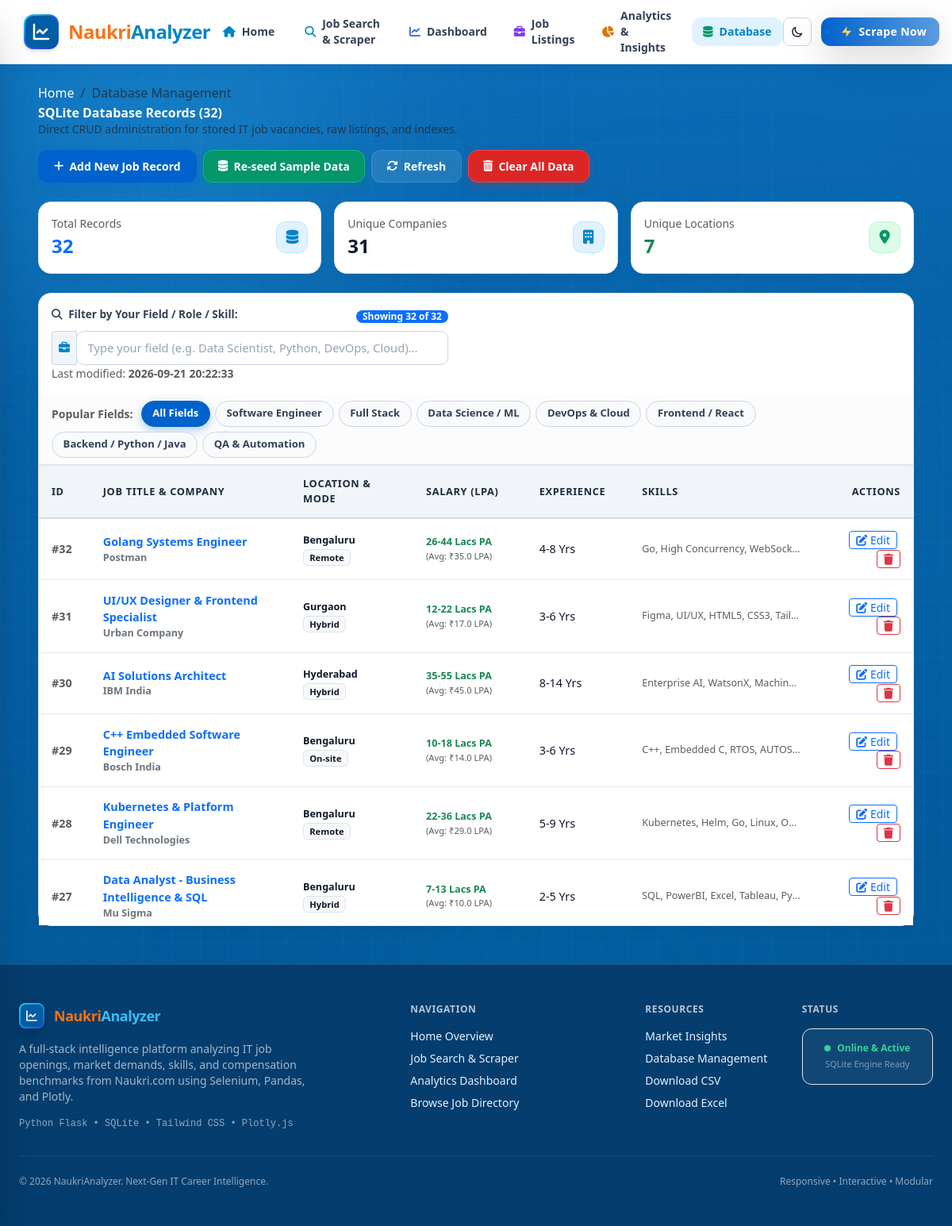
The page /database on the database its author committed.
### tables this page shows
CREATE TABLE jobs (
            id INTEGER PRIMARY KEY AUTOINCREMENT,
            job_title TEXT NOT NULL,
            company TEXT NOT NULL,
            location TEXT,
            salary TEXT,
            min_salary REAL DEFAULT 0.0,
            max_salary REAL DEFAULT 0.0,
            avg_salary REAL DEFAULT 0.0,
            experience TEXT,
            min_exp REAL DEFAULT 0.0,
            max_exp REAL DEFAULT 0.0,
            skills TEXT,
            posted_date TEXT,
            job_link TEXT,
            job_type TEXT DEFAULT 'On-site',
            scraped_at TIMESTAMP DEFAULT CURRENT_TIMESTAMP
        );

### app.py (the view)
@app.route('/database')
def database_page():
    jobs = database.get_all_jobs()
    stats = database.get_database_stats()
    return render_template('database.html', jobs=jobs, stats=stats)

### database.py (called while the page is built, shortened)
def get_db_connection(db_path=DB_PATH):
    conn = sqlite3.connect(db_path)
    conn.row_factory = sqlite3.Row
    return conn

def get_all_jobs(filters=None, db_path=DB_PATH):
    conn = get_db_connection(db_path)
    cursor = conn.cursor()
    query = 'SELECT * FROM jobs WHERE 1=1'
    params = []
    sort_col = filters.get('sort_by', 'id') if filters else 'id'
    sort_dir = filters.get('sort_dir', 'DESC') if filters else 'DESC'
    allowed_cols = ['id', 'job_title', 'company', 'location', 'avg_salary', 'min_exp', 'scraped_at', 'posted_date']
    if sort_col not in allowed_cols:
        sort_col = 'id'
    if sort_dir.upper() not in ['ASC', 'DESC']:
        sort_dir = 'DESC'
    query += f' ORDER BY {sort_col} {sort_dir}'
    cursor.execute(query, params)
    rows = cursor.fetchall()
    jobs = [dict(row) for row in rows]
    conn.close()
    return jobs

def get_database_stats(db_path=DB_PATH):
    conn = get_db_connection(db_path)
    cursor = conn.cursor()
    cursor.execute('SELECT COUNT(*) as total FROM jobs')
    total = cursor.fetchone()['total']
    cursor.execute('SELECT COUNT(DISTINCT company) as total_companies FROM jobs')
    companies = cursor.fetchone()['total_companies']
    cursor.execute('SELECT COUNT(DISTINCT location) as total_locations FROM jobs')
    locations = cursor.fetchone()['total_locations']
    cursor.execute('SELECT MAX(scraped_at) as last_updated FROM jobs')
    last_update = cursor.fetchone()['last_updated']
    conn.close()
    return {
        'total_jobs': total,
        'total_companies': companies,
        'total_locations': locations,
        'last_updated': last_update or 'No data yet'
    }

### templates/database.html (shortened to what this page needs)
{% extends "base.html" %}
{% block content %}
<div class="container-fluid px-lg-5 py-4">
    <div class="d-flex flex-wrap justify-content-between align-items-center mb-4 gap-3">
        <div>
            <nav aria-label="breadcrumb">
                <ol class="breadcrumb mb-1 small">
                    <li class="breadcrumb-item"><a href="{{ url_for('index') }}" class="text-decoration-none">Home</a></li>
                    <li class="breadcrumb-item active" aria-current="page">Database Management</li>
                </ol>
            </nav>
            <h3 class="fw-bold mb-0">SQLite Database Records ({{ jobs|length }})</h3>
            <p class="text-muted small mb-0">Direct CRUD administration for stored IT job vacancies, raw listings, and indexes.</p>
        </div>
        <div class="d-flex flex-wrap gap-2">
            <button class="btn btn-primary-naukri btn-sm" data-bs-toggle="modal" data-bs-target="#addJobModal">
                <i class="fa-solid fa-plus"></i> Add New Job Record
            </button>
            <button class="btn btn-seed-naukri btn-sm seed-btn" onclick="seedSampleData()" title="Re-populate database with realistic IT job vacancies">
                <i class="fa-solid fa-database"></i> Re-seed Sample Data
            </button>
            <button class="btn btn-secondary-naukri btn-sm" id="refreshDbBtn" onclick="refreshDatabaseView()">
                <i class="fa-solid fa-rotate"></i> Refresh
            </button>
            <button class="btn btn-danger-naukri btn-sm" onclick="clearAllJobs()">
                <i class="fa-solid fa-trash-can"></i> Clear All Data
            </button>
        </div>
    </div>
    <div class="row g-3 mb-4">
        <div class="col-md-4">
            <div class="card card-naukri p-3 d-flex flex-row align-items-center justify-content-between">
                <div>
                    <div class="text-muted small">Total Records</div>
                    <div class="fs-4 fw-bold text-primary">{{ stats.total_jobs }}</div>
                </div>
                <div class="kpi-icon-wrap kpi-blue mb-0" style="width: 40px; height: 40px; font-size: 1.1rem;">
                    <i class="fa-solid fa-database"></i>
                </div>
            </div>
        </div>
        <div class="col-md-4">
            <div class="card card-naukri p-3 d-flex flex-row align-items-center justify-content-between">
                <div>
                    <div class="text-muted small">Unique Companies</div>
                    <div class="fs-4 fw-bold" style="color: inherit;">{{ stats.total_companies }}</div>
                </div>
                <div class="kpi-icon-wrap kpi-sky mb-0" style="width: 40px; height: 40px; font-size: 1.1rem;">
                    <i class="fa-solid fa-building"></i>
                </div>
            </div>
        </div>
        <div class="col-md-4">
            <div class="card card-naukri p-3 d-flex flex-row align-items-center justify-content-between">
                <div>
                    <div class="text-muted small">Unique Locations</div>
                    <div class="fs-4 fw-bold text-success">{{ stats.total_locations }}</div>
                </div>
                <div class="kpi-icon-wrap kpi-green mb-0" style="width: 40px; height: 40px; font-size: 1.1rem;">
                    <i class="fa-solid fa-location-dot"></i>
                </div>
            </div>
        </div>
    </div>
    <div class="card card-naukri shadow-sm mb-4">
        <div class="card-header-naukri flex-column flex-md-row align-items-start align-items-md-center justify-content-between gap-3 p-3">
            <div class="w-100" style="max-width: 500px;">
                <div class="d-flex justify-content-between align-items-center mb-1">
                    <label class="form-label small text-muted fw-bold mb-0">
                        <i class="fa-solid fa-magnifying-glass me-1"></i> Filter by Your Field / Role / Skill:
                    </label>
                    <span id="matchCounterBadge" class="badge bg-primary text-white rounded-pill px-2 py-0.5" style="font-size: 0.75rem;">
                    </span>
                </div>
                <div class="input-group input-group-sm">
                    <span class="input-group-text bg-light"><i class="fa-solid fa-briefcase text-muted"></i></span>
                    <input type="text" class="form-control" id="clientTableSearch" placeholder="Type your field (e.g. Data Scientist, Python, DevOps, Cloud)...">
                </div>
            </div>
            <div class="small text-muted align-self-md-center">
                Last modified: <strong>{{ stats.last_updated }}</strong>
            </div>
        </div>
        <div class="px-3 py-2 border-bottom d-flex flex-wrap gap-1.5 align-items-center bg-light-subtle">
            <span class="small fw-bold text-muted me-1">Popular Fields:</span>
            <button type="button" class="field-chip active" onclick="filterByField('')">All Fields</button>
            <button type="button" class="field-chip" onclick="filterByField('Software Engineer')">Software Engineer</button>
            <button type="button" class="field-chip" onclick="filterByField('Full Stack')">Full Stack</button>
            <button type="button" class="field-chip" onclick="filterByField('Data')">Data Science / ML</button>
            <button type="button" class="field-chip" onclick="filterByField('DevOps')">DevOps & Cloud</button>
            <button type="button" class="field-chip" onclick="filterByField('Frontend')">Frontend / React</button>
            <button type="button" class="field-chip" onclick="filterByField('Backend')">Backend / Python / Java</button>
            <button type="button" class="field-chip" onclick="filterByField('QA')">QA & Automation</button>
        </div>
        {% if jobs %}
        <div class="table-responsive" style="max-height: 580px; overflow-y: auto;">
            <table class="table-naukri" id="databaseTable">
                <thead>
                    <tr>
                        <th style="width: 6%;">ID</th>
                        <th style="width: 25%;">Job Title &amp; Company</th>
                        <th style="width: 15%;">Location &amp; Mode</th>
                        <th style="width: 14%;">Salary (LPA)</th>
                        <th style="width: 12%;">Experience</th>
                        <th style="width: 16%;">Skills</th>
                        <th style="width: 12%; text-align: right;">Actions</th>
                    </tr>
                </thead>
                <tbody id="databaseTableBody">
                    {% for job in jobs %}
                    <tr class="filterable-row" id="job-row-{{ job.id }}" data-role="{{ job.job_title }}" data-skills="{{ job.skills }}" data-company="{{ job.company }}" data-location="{{ job.location }}">
                        <td class="text-muted fw-bold">#{{ job.id }}</td>
                        <td>
                            <div class="fw-bold text-primary">{{ job.job_title }}</div>
                            <div class="small text-secondary fw-semibold">{{ job.company }}</div>
                        </td>
                        <td>
                            <div class="small fw-semibold">{{ job.location }}</div>
                            <span class="badge bg-light text-dark border small" style="font-size: 0.7rem;">{{ job.job_type }}</span>
                        </td>
                        <td>
                            <div class="small fw-bold text-success">{{ job.salary }}</div>
                            {% if job.avg_salary > 0 %}
                            <div class="text-muted" style="font-size: 0.7rem;">(Avg: ₹{{ job.avg_salary }} LPA)</div>
                            {% endif %}
                        </td>
                        <td class="small">{{ job.experience }}</td>
                        <td>
                            <div class="text-truncate small text-muted" style="max-width: 200px;" title="{{ job.skills }}">
                                {{ job.skills }}
                            </div>
                        </td>
                        <td style="text-align: right;">
                            <button class="btn btn-sm btn-outline-primary py-0 px-2 me-1" onclick="openEditJobModal({{ job.id }})" title="Edit Job Record">
                                <i class="fa-solid fa-pen-to-square"></i> Edit
                            </button>
                            <button class="btn btn-sm btn-outline-danger py-0 px-2" onclick="deleteJob({{ job.id }}, '{{ job.job_title|replace('\'', '\\\'') }}')" title="Delete Record">
                                <i class="fa-solid fa-trash"></i>
                            </button>
                        </td>
                    </tr>
                    {% endfor %}
                </tbody>
            </table>
        </div>
        {% endif %}
    </div>
</div>
{% endblock %}

### rows shown on the page
jobs: id "32", job_title "Golang Systems Engineer", company "Postman", location "Bengaluru", job_type "Remote", salary "26-44 Lacs PA", avg_salary "35.0", experience "4-8 Yrs", skills "Go, High Concurrency, WebSock…"
jobs: id "31", job_title "UI/UX Designer & Frontend Specialist", company "Urban Company", location "Gurgaon", job_type "Hybrid", salary "12-22 Lacs PA", avg_salary "17.0", experience "3-6 Yrs", skills "Figma, UI/UX, HTML5, CSS3, Tail…"
jobs: id "30", job_title "AI Solutions Architect", company "IBM India", location "Hyderabad", job_type "Hybrid", salary "35-55 Lacs PA", avg_salary "45.0", experience "8-14 Yrs", skills "Enterprise AI, WatsonX, Machin…"
jobs: id "29", job_title "C++ Embedded Software Engineer", company "Bosch India", location "Bengaluru", job_type "On-site", salary "10-18 Lacs PA", avg_salary "14.0", experience "3-6 Yrs", skills "C++, Embedded C, RTOS, AUTOS…"
jobs: id "28", job_title "Kubernetes & Platform Engineer", company "Dell Technologies", location "Bengaluru", job_type "Remote", salary "22-36 Lacs PA", avg_salary "29.0", experience "5-9 Yrs", skills "Kubernetes, Helm, Go, Linux, O…"
jobs: id "27", job_title "Data Analyst - Business Intelligence & SQL", company "Mu Sigma", location "Bengaluru", job_type "Hybrid", salary "7-13 Lacs PA", avg_salary "10.0", experience "2-5 Yrs", skills "SQL, PowerBI, Excel, Tableau, Py…"

### other values the page prints
{{ jobs|length }} "32"
{{ stats.total_jobs }} "32"
{{ stats.total_companies }} "31"
{{ stats.total_locations }} "7"
{{ stats.last_updated }} "2026-09-21 20:22:33"
